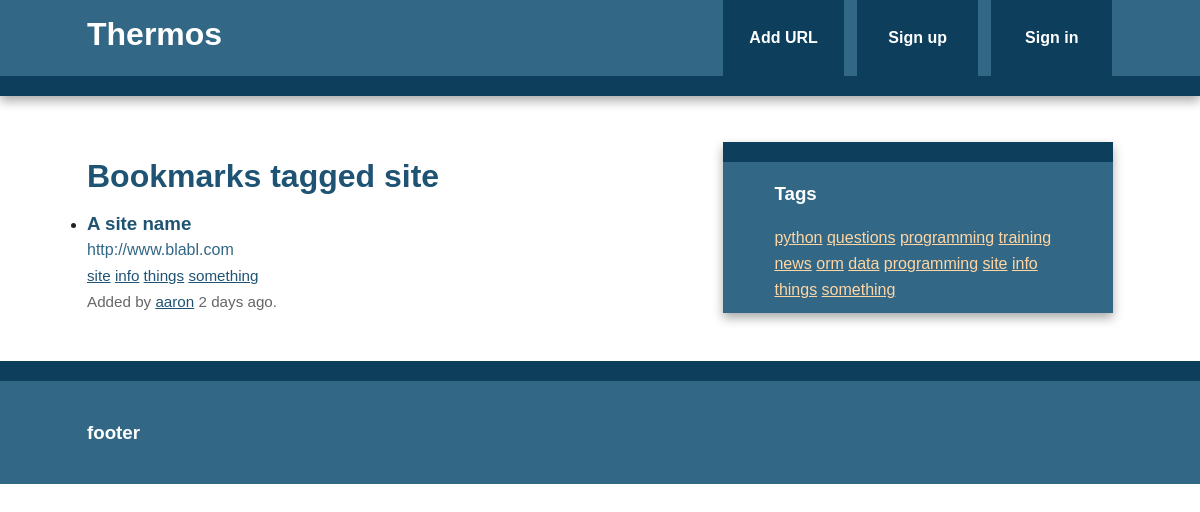
The app's page /tag/site with its own data.
### thermos/models.py (models this page shows, shortened)
class Tag(db.Model):
	id = db.Column(db.Integer, primary_key=True)
	name = db.Column(db.String(25), nullable=False, unique=True, index=True)
	@staticmethod
	def all():
		return Tag.query.all()
	def __repr__(self):
		return self.name

class Bookmark(db.Model):
	id = db.Column(db.Integer, primary_key=True)
	url = db.Column(db.Text, nullable=False)
	date = db.Column(db.DateTime, default=datetime.utcnow)
	description = db.Column(db.String(300))
	user_id = db.Column(db.Integer, db.ForeignKey('user.id'), nullable=False)
	_tags = db.relationship('Tag', secondary=tags, lazy='joined',
	 					backref=db.backref('bookmarks', lazy='dynamic'))
	@property
	def tags(self):
		return ",".join([t.name for t in self._tags])
	@tags.setter
	def tags(self, string):
		if string:
			self._tags = [Tag.get_or_create(name) for name in string.split(',')]
		else:
			self._tags = []

class User(db.Model,UserMixin):
	id = db.Column(db.Integer, primary_key=True)
	username = db.Column(db.String(80), unique=True)
	email = db.Column(db.String(120), unique=True)
	bookmarks = db.relationship('Bookmark', backref='user', lazy='dynamic')
	password_hash = db.Column(db.String)
	@property
	def password(self):
		raise AttributeError('password: write-only field')

### thermos/views.py (the view)
@app.route('/tag/<name>')
def tag(name):
	tag = Tag.query.filter_by(name=name).first_or_404()
	return render_template('tag.html', tag=tag)

### thermos/views.py (called while the page is built)
@app.context_processor
def inject_tags():
	return dict(all_tags=Tag.all)

### thermos/templates/tag.html (shortened to what this page needs)
{% extends "base.html" %}
{% block content %}
	<article>
		<header>
			<h1>Bookmarks tagged {{ tag }}</h1>
				{% if tag.bookmarks.count() > 0 %}
					{% with bookmarks=tag.bookmarks %}
						{% include "bookmark_list.html" %}
					{% endwith %}
				{% else %}
					There are no bookmarks with this tag.
				{% endif %}
		</header>
	</article>
{% endblock %}

### thermos/templates/base.html (shortened to what this page needs)
<!doctype html>
<html class="no-js" lang="">
    <head>
        {% block styles %}
            <link rel="stylesheet" href="{{ url_for('static', filename='css/normalize.min.css')}}">
            <link rel="stylesheet" href="{{ url_for('static', filename='css/main.css')}}">
        {% endblock %}
    </head>
    <body>
        <div class="header-container">
            <header class="wrapper clearfix">
                <a href="{{ url_for('index')}}"><h1 class="title">Thermos</h1></a>
                <nav>
                    <ul>
                        <li><a href="{{ url_for('add')}}">Add URL</a></li>
                        {% if current_user.is_authenticated %}
                            <li><a href="{{ url_for('user', username=current_user.username) }}">My Links</a></li>
                            <li><a href="{{ url_for('logout') }}">Sign out</a></li>
                        {% else %}
                            <li><a href="{{ url_for('signup') }}">Sign up</a></li>
                            <li><a href="{{ url_for('login') }}">Sign in</a></li>
                        {% endif %}
                    </ul>
                </nav>
            </header>
        </div>
        <div class="main-container">
            <div class="main wrapper clearfix">
                {% block content %}
                {% endblock %}
                {% block sidebar %}
                    <aside>
                        <h3>Tags</h3>
                        {% for t in all_tags() %}
                            <a href="{{ url_for('tag', name=t) }}">{{ t }}</a>
                        {% endfor %}
                    </aside>
                {% endblock %}
            </div>
        </div>
        <div class="footer-container">
            <footer class="wrapper">
                <h3>footer</h3>
            </footer>
        </div>
    </body>
</html>

### thermos/templates/bookmark_list.html
<ul class="bookmarks">
	{% for bookmark in bookmarks %}
	<li>
		{% include "bookmark.html" %}
	</li>
	{% endfor %}
</ul>

### thermos/templates/bookmark.html (shortened to what this page needs)
	<a class="header" href="{{ bookmark.url }}">
		<h3 class="description">
			{{ bookmark.description | truncate(50, killwords=True) }}
		</h3>
		<span class="url">
			{{ bookmark.url|truncate(50, killwords=True) }}
		</span>
	</a>
	<div class="info">
		<span class="tags">
			{% if bookmark.tags %}
				{% for t in bookmark._tags %}
					<a href="{{ url_for('tag', name=t) }}">{{ t }}</a>
				{% endfor %}
			{% else %}
				No tags.
			{% endif %}
		</span>
		<br>
		Added by <a href="{{ url_for('user', username=bookmark.user.username) }}">{{ bookmark.user.username }}</a>
		{{ moment(bookmark.date).fromNow() }}.
	</div>

### thermos/static/css/main.css (style rules this page uses)
html { color: #222; font-size: 1em; line-height: 1.4; }
body { font: 16px/26px Helvetica, Helvetica Neue, Arial; }
.wrapper { width: 90%; margin: 0 5%; }
.header-container { border-bottom: 20px solid #0D3E5B; }
.footer-container, .main aside { border-top: 20px solid #0D3E5B; }
.header-container, .footer-container, .main aside { background: #326786; }
.title { color: white; }
nav ul { margin: 0; padding: 0; list-style-type: none; }
nav a { display: block; margin-bottom: 10px; padding: 15px 0; text-align: center; text-decoration: none; font-weight: bold; color: white; background: #0D3E5B; }
.main { padding: 30px 0; }
.main article h1 { font-size: 2em; }
.main aside { color: white; padding: 0px 5% 10px; }
.footer-container footer { color: white; padding: 20px 0; }
a, a:visited { color: #1E5373; }
aside a { color: #FFD6A3; }
h1, h2, h3, h4, h5, h6 { color: #1E5373; }
.main aside h3, footer h3, footer a, footer a:visited { color: white; }
ul.bookmarks { list-style: : none none; padding-left: 0; }
a.header { color: #326786; text-decoration: none; display: block; }
a.header h3 { margin: 0 0; }
div.info { font-size: .95em; color: #666666; }
@media only screen and (min-width: 480px) { nav a { float: left; width: 27%; margin: 0 1.7%; padding: 25px 2%; margin-bottom: 0; } }
@media only screen and (min-width: 480px) { nav li:first-child a { margin-left: 0; } }
@media only screen and (min-width: 480px) { nav li:last-child a { margin-right: 0; } }
@media only screen and (min-width: 480px) { nav ul li { display: inline; } }
@media only screen and (min-width: 768px) { .header-container, .main aside { -webkit-box-shadow: 0 5px 10px #aaa; -moz-box-shadow: 0 5px 10px #aaa; box-shadow: 0 5px 10px #aaa; } }
@media only screen and (min-width: 768px) { .title { float: left; } }
@media only screen and (min-width: 768px) { nav { float: right; width: 38%; } }
@media only screen and (min-width: 768px) { .main article { float: left; width: 57%; } }
@media only screen and (min-width: 768px) { .main aside { float: right; width: 28%; } }
@media only screen and (min-width: 1140px) { .wrapper { width: 1026px; margin: 0 auto; } }
.clearfix:before, .clearfix:after { content: " "; display: table; }
.clearfix:after { clear: both; }
.clearfix { *zoom: 1; }

### records on screen
Tag: name "site"
Bookmark: description "A site name", url "http://www.blabl.com", user.username "aaron", date "2 days ago"
Tag: name "info"
Tag: name "things"
Tag: name "something"
Tag: name "python"
Tag: name "questions"
Tag: name "programming"
Tag: name "training"
Tag: name "news"
Tag: name "orm"
Tag: name "data"
Tag: name "programming"
